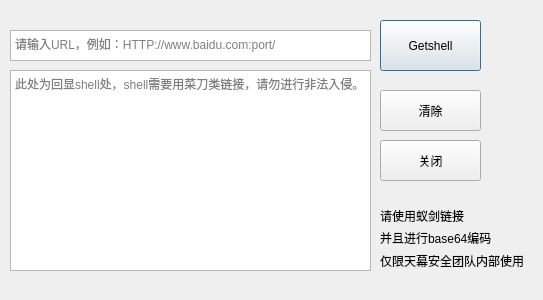
<?xml version="1.0" encoding="UTF-8"?>
<ui version="4.0">
 <class>dialog</class>
 <widget class="QDialog" name="dialog">
  <property name="geometry">
   <rect>
    <x>0</x>
    <y>0</y>
    <width>543</width>
    <height>300</height>
   </rect>
  </property>
  <property name="windowTitle">
   <string>泛微一键Getshell    by:天幕安全团队_qingy</string>
  </property>
  <widget class="QPushButton" name="pushButton">
   <property name="geometry">
    <rect>
     <x>380</x>
     <y>20</y>
     <width>101</width>
     <height>51</height>
    </rect>
   </property>
   <property name="text">
    <string>Getshell</string>
   </property>
  </widget>
  <widget class="QLabel" name="label">
   <property name="geometry">
    <rect>
     <x>380</x>
     <y>200</y>
     <width>131</width>
     <height>31</height>
    </rect>
   </property>
   <property name="text">
    <string>请使用蚁剑链接</string>
   </property>
  </widget>
  <widget class="QLabel" name="label_2">
   <property name="geometry">
    <rect>
     <x>380</x>
     <y>230</y>
     <width>141</width>
     <height>16</height>
    </rect>
   </property>
   <property name="text">
    <string>并且进行base64编码</string>
   </property>
  </widget>
  <widget class="QLabel" name="label_5">
   <property name="geometry">
    <rect>
     <x>380</x>
     <y>250</y>
     <width>161</width>
     <height>21</height>
    </rect>
   </property>
   <property name="text">
    <string>仅限天幕安全团队内部使用</string>
   </property>
  </widget>
  <widget class="QPushButton" name="pushButton_2">
   <property name="geometry">
    <rect>
     <x>380</x>
     <y>90</y>
     <width>101</width>
     <height>41</height>
    </rect>
   </property>
   <property name="text">
    <string>清除</string>
   </property>
  </widget>
  <widget class="QPushButton" name="pushButton_3">
   <property name="geometry">
    <rect>
     <x>380</x>
     <y>140</y>
     <width>101</width>
     <height>41</height>
    </rect>
   </property>
   <property name="text">
    <string>关闭</string>
   </property>
  </widget>
  <widget class="QTextEdit" name="textEdit">
   <property name="geometry">
    <rect>
     <x>10</x>
     <y>30</y>
     <width>361</width>
     <height>31</height>
    </rect>
   </property>
   <property name="placeholderText">
    <string>请输入URL，例如：HTTP://www.baidu.com:port/</string>
   </property>
  </widget>
  <widget class="QTextEdit" name="textEdit_2">
   <property name="geometry">
    <rect>
     <x>10</x>
     <y>70</y>
     <width>361</width>
     <height>201</height>
    </rect>
   </property>
   <property name="placeholderText">
    <string>此处为回显shell处，shell需要用菜刀类链接，请勿进行非法入侵。</string>
   </property>
  </widget>
 </widget>
 <resources/>
 <connections>
  <connection>
   <sender>pushButton_3</sender>
   <signal>clicked()</signal>
   <receiver>dialog</receiver>
   <slot>close()</slot>
   <hints>
    <hint type="sourcelabel">
     <x>447</x>
     <y>158</y>
    </hint>
    <hint type="destinationlabel">
     <x>512</x>
     <y>157</y>
    </hint>
   </hints>
  </connection>
  <connection>
   <sender>pushButton_2</sender>
   <signal>clicked()</signal>
   <receiver>textEdit_2</receiver>
   <slot>clear()</slot>
   <hints>
    <hint type="sourcelabel">
     <x>437</x>
     <y>115</y>
    </hint>
    <hint type="destinationlabel">
     <x>325</x>
     <y>123</y>
    </hint>
   </hints>
  </connection>
  <connection>
   <sender>pushButton_2</sender>
   <signal>clicked()</signal>
   <receiver>textEdit</receiver>
   <slot>clear()</slot>
   <hints>
    <hint type="sourcelabel">
     <x>416</x>
     <y>101</y>
    </hint>
    <hint type="destinationlabel">
     <x>328</x>
     <y>50</y>
    </hint>
   </hints>
  </connection>
 </connections>
</ui>
